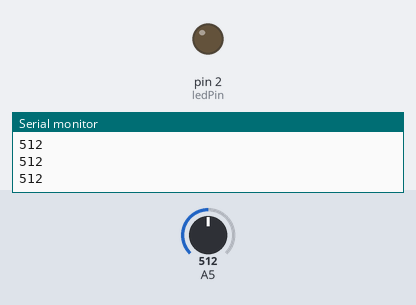
A sketch run on a simulated Arduino Uno, built with avr-gcc and run on an emulated ATmega328P. On the bench: output pins drawn as LEDs (lit = HIGH), the last lines printed to the serial monitor. Inputs (shaded band) come from the test bench; at power-on: A5 = 512.

Above: at 1.2 s.
1.3 s: A5 set to 524
At 2.3 s:
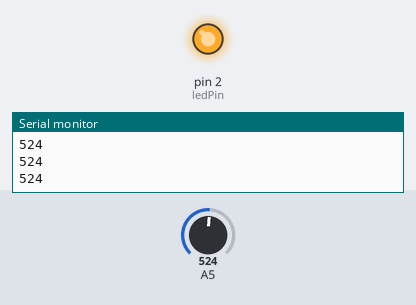
3.0 s: A5 set to 511
At 3.5 s:
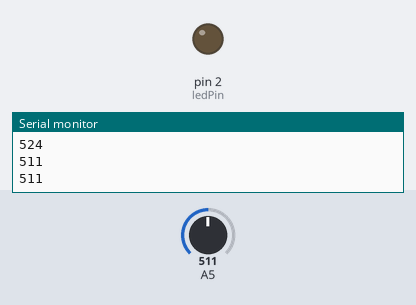
4.5 s: A5 set to 716
At 5.9 s:
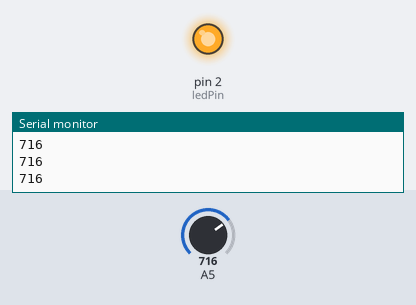
Timing chart, 0 to 7.5 s (numbered marks = the images above; inputs shaded):
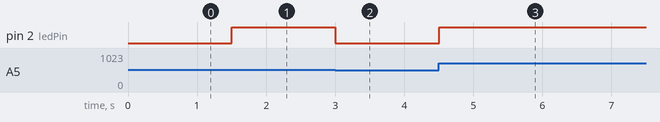

The sketch:

SlopeSwitch.ino
```cpp
int ledPin = 2;
int i;

void setup() {
  // put your setup code here, to run once:
  pinMode(ledPin, OUTPUT);
  Serial.begin(9600);
}

void loop() {
  // put your main code here, to run repeatedly:
  i = analogRead(A5);
  Serial.println(i);
  if (i > 512) {
    digitalWrite(ledPin, HIGH);
  }
  else {
    digitalWrite(ledPin, LOW);
  }
  delay(250);
}
```

Measured:
- the behaviour switches between 512 and 513 on A5 (found by bisection; images 0 and 1)
- after the input at 1.3 s, pin 2 (ledPin): LOW → HIGH after 0.20 s
- after the input at 3.0 s, pin 2 (ledPin): HIGH → LOW at once
- after the input at 4.5 s, pin 2 (ledPin): LOW → HIGH at once
